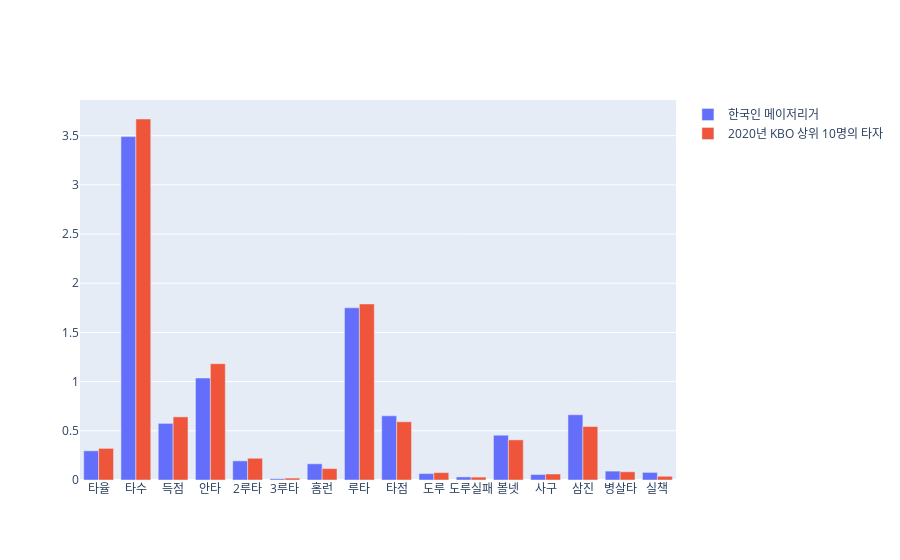

The notebook cell saved with this chart:
### Code cell
fig = go.Figure()

fig.add_trace(go.Bar(x=columns_except_game,
                     y=majorleage_ls,
                     name='한국인 메이저리거'))
fig.add_trace(go.Bar(x=columns_except_game,
                     y=kbo_ls,
                     name='2020년 KBO 상위 10명의 타자'))

fig.update_layout(polar=dict(radialaxis=dict(range=[0, 1.5])))

### Figure 1 — Plotly figure (JSON) as saved in the notebook; plotly's stock layout.template omitted (floating-point values rounded to 4 significant figures)
{"data": [{"name": "한국인 메이저리거", "type": "bar", "x": ["타율", "타수", "득점", "안타", "2루타", "3루타", "홈런", "루타", "타점", "도루", "도루실패", "볼넷", "사구", "삼진", "병살타", "실책"], "y": [0.2966, 3.491, 0.5755, 1.037, 0.1943, 0.01275, 0.1647, 1.751, 0.6522, 0.06531, 0.03123, 0.4552, 0.05588, 0.6632, 0.09037, 0.07738]}, {"name": "2020년 KBO 상위 10명의 타자", "type": "bar", "x": ["타율", "타수", "득점", "안타", "2루타", "3루타", "홈런", "루타", "타점", "도루", "도루실패", "볼넷", "사구", "삼진", "병살타", "실책"], "y": [0.3213, 3.67, 0.6418, 1.182, 0.221, 0.01927, 0.1159, 1.79, 0.5921, 0.07518, 0.02933, 0.4078, 0.06133, 0.5437, 0.08354, 0.03791]}], "layout": {"polar": {"radialaxis": {"range": [0, 1.5]}}}}
